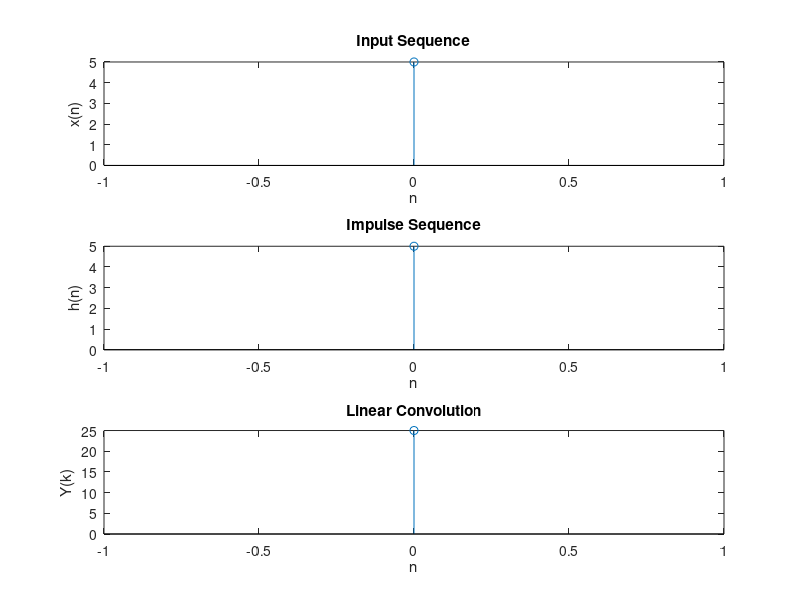

Source code (MATLAB):
% Linear convolution using FFT
% Example:
% Enter the input Sequence: [1 8 3]
% Enter the impulse response: [1 2 3]
% Output:   
%     1.0000
%    10.0000
%    22.0000
%    30.0000
%     9.0000
clear all;
x=input('Enter the input Sequence: ');
h=input('Enter the impulse response: ');
N=length(x)+length(h)-1;
X1=[x zeros(1,N-length(x))];
H1=[h zeros(1,N-length(h))];
X2=fft(x,N);
H2=fft(h,N);
OUT=X2.*H2;
ANS=ifft(OUT);
disp('Output:   ');
disp(ANS(1:N)');
n=0:N-1;
subplot(311);
stem(n,X1);title('Input Sequence');
ylabel('x(n)');xlabel('n');
axis tight;
subplot(312);
stem(n,H1);title('Impulse Sequence');
ylabel('h(n)');xlabel('n');
axis tight;
subplot(313);
stem(n,ANS(1:N));title('Linear Convolution');
ylabel('Y(k)');xlabel('n');
axis tight;